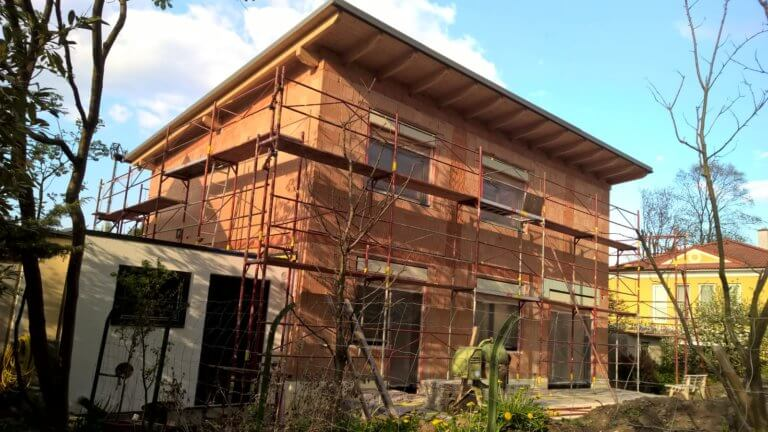
#> input picture AR reproduction/algorithm/house.jpg, 768 x 432 px
$ python FLANN.py
#> lines starting #> are read from the running program, lines starting #| are printed output that depends on the picture
import numpy as np
import cv2
from matplotlib import pyplot as plt

queryImage = cv2.imread('house.jpg',0)
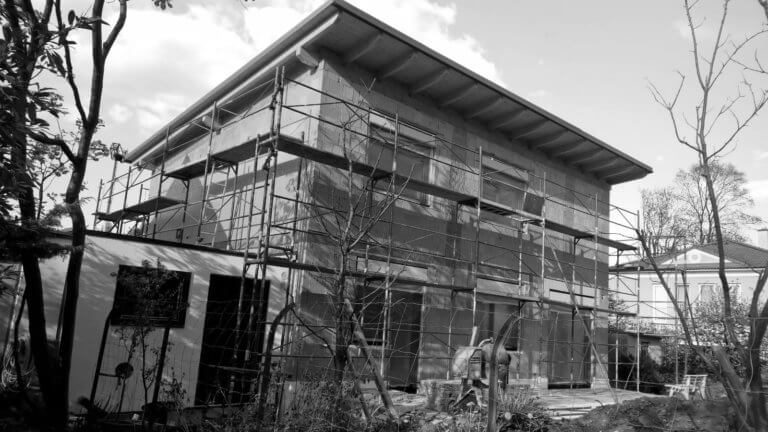
#> queryImage: shape (432, 768); min 0, max 255, mean 118
trainingImage = cv2.imread('house1.jpg',0)
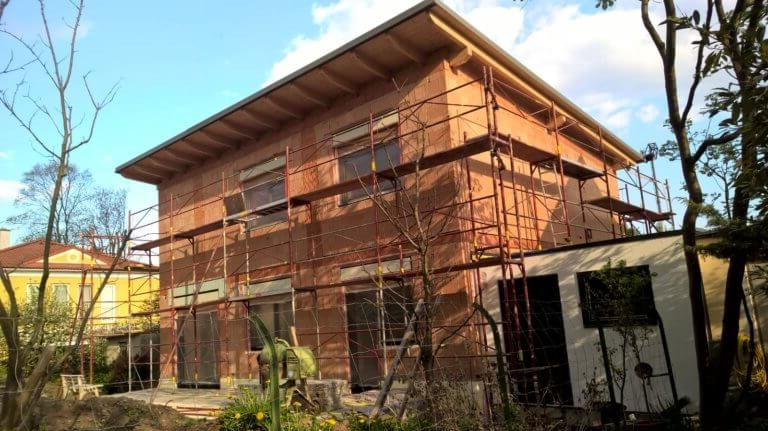
#> input picture AR reproduction/algorithm/house1.jpg, 768 x 431 px
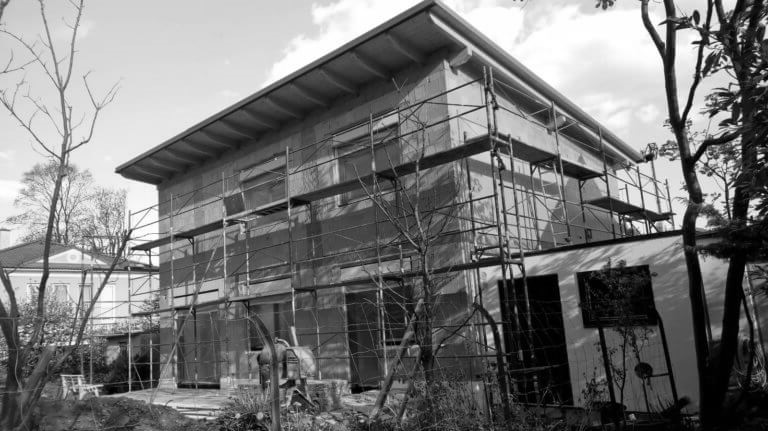
#> trainingImage: shape (431, 768); min 0, max 255, mean 118.2

# 使用SIFT检测角点
sift = cv2.xfeatures2d.SIFT_create()
kp1, des1 = sift.detectAndCompute(queryImage,None)
#> kp1 = 3408 keypoints; strongest (x, y, size): (66, 223, 9.3), (114, 231, 3.3), (73, 43, 2.6), (29, 40, 2.8)
kp2, des2 = sift.detectAndCompute(trainingImage,None)
#> kp2 = 3519 keypoints; strongest (x, y, size): (702, 223, 9.3), (653, 231, 3.3), (694, 43, 2.6), (739, 100, 3.3)

# 设置FLANN匹配器参数
indexParams = dict(algorithm=0, trees=5)
searchParams = dict(checks=50)
# 定义FLANN匹配器
flann = cv2.FlannBasedMatcher(indexParams,searchParams)
# 使用 KNN 算法实现匹配
matches = flann.knnMatch(des1,des2,k=2)
#> matches = 3408 matches

# 根据matches生成相同长度的matchesMask列表，列表元素为[0,0]
matchesMask = [[0,0] for i in range(len(matches))]
#> matchesMask = 3408 pairs, first value 0 to 0, second value 0 to 0

# 去除错误匹配
for i,(m,n) in enumerate(matches):
    if m.distance < 0.7*n.distance:
        matchesMask[i] = [1,0]
#> after the loop, matchesMask = 3408 pairs, first value 0 to 1, second value 0 to 0

# 将图像显示
drawParams = dict(matchColor = (0,255,0),
                   singlePointColor = (255,0,0),
                   matchesMask = matchesMask,
                   flags = 0)
#> drawParams = 4 items
resultImage = cv2.drawMatchesKnn(queryImage,kp1,trainingImage,kp2,matches,None,**drawParams)
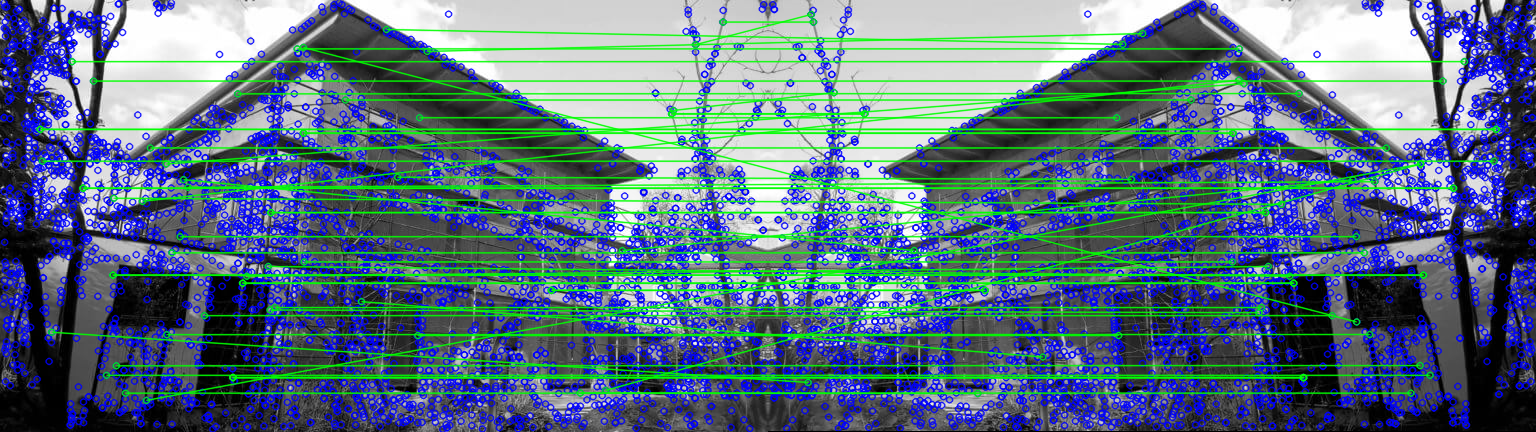
#> resultImage: shape (432, 1536, 3); mean of channels 0, 1, 2 129.7, 113.8, 88.4; drawn as B, G, R
plt.imshow(resultImage,),plt.show()
